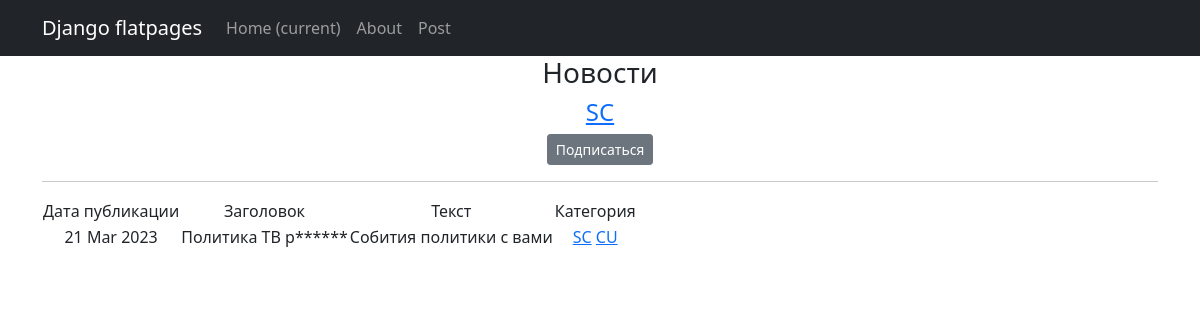
/news/categories/11, run on an earlier commit of the app's database.
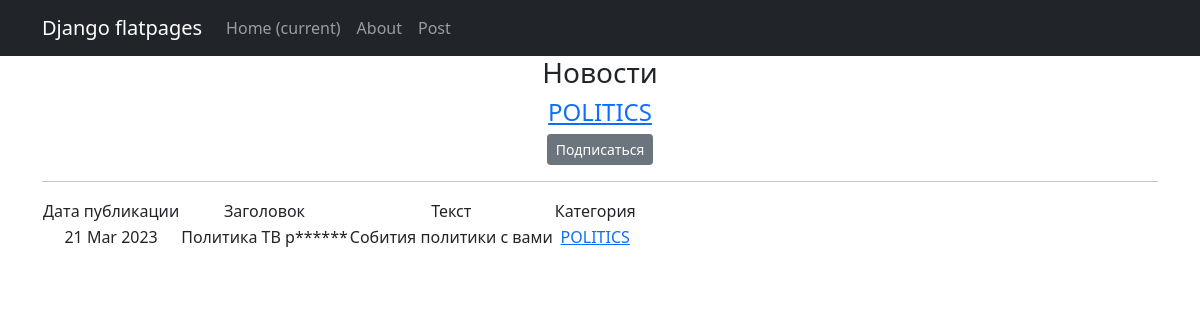
And on a later commit of the database.
### news/models.py (models this page shows, shortened)
class Category(models.Model):
    culture = 'CULTURE'
    science = 'SCIENCE'
    tech = 'TECH'
    politics = 'POLITICS'
    sport = 'SPORT'
    entertainment = 'ENTERTAINMENT'
    economics = 'ECONOMICS'
    education = 'EDUCATIONS'
    CATEGORIES = [
        (culture, 'Культура'),
        (science, 'Наука'),
        (tech, 'Технология'),
        (politics, 'Политика'),
        (sport, 'Спорт'),
        (entertainment, 'Развлечения'),
        (economics, 'Экономика'),
        (education, 'Образование')
    ]
    tematic = models.CharField(max_length=100, unique = True, choices=CATEGORIES)
    subscribers = models.ManyToManyField(User, related_name='categories')
    def __str__(self):
        return self.tematic

class Post(models.Model):
    author = models.ForeignKey(Author, on_delete = models.CASCADE)
    news = models.BooleanField(default = True)
    time_in = models.DateTimeField(auto_now_add = True)
    category = models.ManyToManyField(Category, through ='PostCategory')
    title = models.CharField(max_length = 100)
    text_author = models.TextField(default = "Введите текст")
    rate_news = models.FloatField(default = 0.0)
    likes = models.IntegerField(default=0)
    dislikes = models.IntegerField(default=0)

### news/views.py (the view)
# urls.py: path('categories/<int:pk>', CategoryListView.as_view(), name='category_list'),
class CategoryListView(ListView):
    model = Post
    template_name = 'category_list.html'
    context_object_name = 'category_news_list'
    def get_queryset(self):
        self.category = get_object_or_404(Category, id=self.kwargs['pk'])
        queryset = Post.objects.filter(category=self.category).order_by('-time_in')
        return queryset
    def get_context_data(self, **kwargs):
        context = super().get_context_data(**kwargs)
        context['is_not_subscriber'] = self.request.user not in self.category.subscribers.all()
        context['category'] = self.category
        return context

### news/templatetags/custom_filters.py (called while the page is built)
@register.filter()
def currency(value):
   for word in EXCEPTION_SYMBOLS:
      if word in value:
         censor_word = word[0] + (len(word) - 1) * '*'
         value = value.replace(word, censor_word)
   return value

### templates/category_list.html (shortened to what this page needs)
{% extends 'flatpages/default.html' %}
{% load custom_filters %}
{% load custom_tags %}
{% block content %}
    <h3> Новости </h3>
    <h4><a href="categories/{{ category.id }}" >{{ category }}</a></h4>
    <form action="" method="get">
        {% if is_not_subscriber %}
          <p class="text-center"><a href="{% url 'subscribe' category.id %}" class="btn btn-secondary btn-sm">Подписаться</a></p>
        {% endif %}
    </form>
    <hr>
    {% if category_news_list %}
       <table>
           <tr>
               <td>Дата публикации</td>
               <td>Заголовок</td>
               <td>Текст</td>
               <td>Категория</td>
           </tr>
           {% for post in category_news_list %}
           <tr>
               <td>{{ post.time_in | date:'d M Y' }}</td>
               <td>{{ post.title | currency }}</td>
               <td>{{ post.text_author | truncatewords:20 }}</td>
               <td>{% for category in post.category.all %}
                <a href="categories/{{ category.id }}">{{ category }}</a>
                {% endfor %}
                </td>
           </tr>
           {% endfor %}
       </table>
   {% else %}
       <h2>Актульных новостей нет</h2>
   {% endif %}
{% endblock content %}

What changed in the data, as far as the page shows it:
changed Category: tematic "SC" → "POLITICS"
changed Post "Политика ТВ р******": loses Category (tematic "CU")
